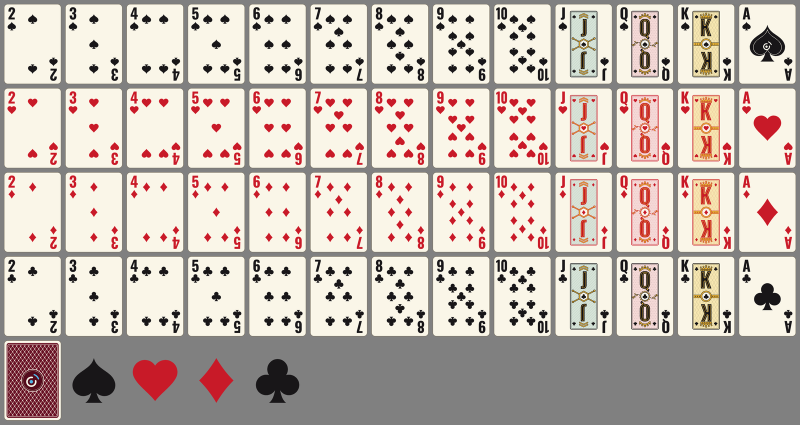
#> input picture art/cards/classic/_sheet.png, 1600 x 849 px, found by its file name (shown at 1/2 size)
$ python make_board_art.py
#> lines starting #> are read from the running program, lines starting #| are printed output that depends on the picture; after the words box and inside, x2 and y2 are one past the last pixel; in counts of white or black regions, pixels touching at a corner belong together
"""The pieces of the board games as the board window draws them (boards and dice design §7,
the design canvas's boards).

    python -I tools/make_board_art.py [--skill DIR] [--stalker-from DIR] [--discs-from DIR]

classic: models/src/sprites.py renders every piece from its model onto a clear ground,
art/pieces/classic/<face>.png, 128 px. The canvas draws them as they are, with a soft
shadow under each (CSS drop-shadow 0 5px 4px, 55% black): each picture gets its shadow
beside it, `<face>_s` -- its outline in black, blurred -- which the window lays five units
lower, under the piece.

stalker: the trilogy's figurines (design §15) as the canvas draws them "at the table": from
behind (`<face>_rear`, your own) and from the front (`<face>_front`, the other side's), at
half the pictures the canvas was given (204 x 357 -> 102 x 179: a figure stands at most
110 units high in a window of 1080 rows), each with its shadow (`_s`; CSS drop-shadow
0 4px 3px, 60%). Copied into art/pieces/stalker from the research tools' renders when
--stalker-from names them.

discs_stalker: the stalker draughts (design words 30 to 32): a rookie's face on the white
disc, a bandit's on the black, and the other side of each -- an experienced stalker (Wolf
of Clear Sky, Mace of Call of Pripyat), a bandit veteran -- at 128 px, each with its shadow.
Copied into art/discs/stalker from --discs-from.

Each set is packed with the dayz-modding skill's build_imageset.py (ImageToPAA beside) into
art/pieces/ozg_<set>_ca.png, OpenZone_Games/gui/imagesets/ozg_<set>.imageset and the .paa.
"""
import argparse
import json
import os
import shutil
import subprocess
import sys
import tempfile

from PIL import Image, ImageFilter

HERE = os.path.dirname(os.path.abspath(__file__))
REPO = os.path.dirname(HERE)
SKILL = os.path.join(os.path.expanduser("~"), ".claude", "skills", "dayz-modding")
LANCZOS = Image.Resampling.LANCZOS
FIGURE = (102, 179)
VIEWS = ("front", "rear")
FACES = ("wK", "wQ", "wR", "wB", "wN", "wP", "bK", "bQ", "bR", "bB", "bN", "bP")
DISCS = {"white_piece": "disc_white_piece.png", "white_king_cs": "disc_white_king_cs.png",
         "white_king_cop": "disc_white_king_cop.png", "black_piece": "disc_black_piece.png",
         "black_king": "disc_black_king.png"}


def shadow(img, sigma_px, alpha):
    """The picture's outline in black, blurred by `sigma_px`, at `alpha` -- what a CSS
    drop-shadow lays under it (without the offset, which the window adds)."""
#> called with sigma_px = 2.42, alpha = 0.55
    a = img.getchannel("A").point(lambda v: int(v * alpha))
#> a: PIL image 1600x849 L; every value is 140
    pad = int(sigma_px * 3) + 1
    big = Image.new("L", (img.width + 2 * pad, img.height + 2 * pad), 0)
#> big: PIL image 1616x865 L; every value is 0
    big.paste(a, (pad, pad))
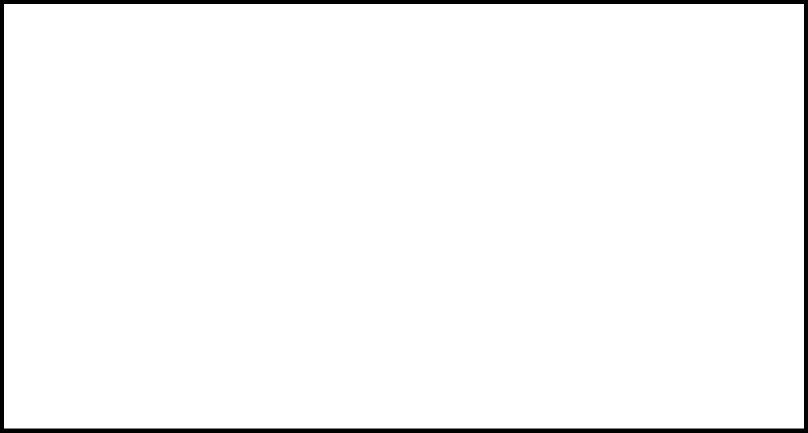
#> big: PIL image 1616x865 L (shown at 1/2 size); values 0 (black) and 140 (white), 97.2% white; 1 black region, box (x1, y1, x2, y2) and area: (0, 0, 1616, 865) 39440
    big = big.filter(ImageFilter.GaussianBlur(sigma_px))
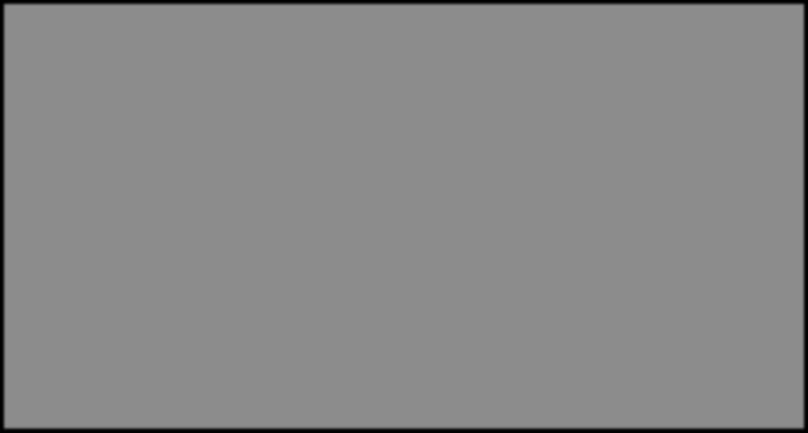
#> big: PIL image 1616x865 L (shown at 1/2 size); min 0, max 140, mean 136
    a = big.crop((pad, pad, pad + img.width, pad + img.height))
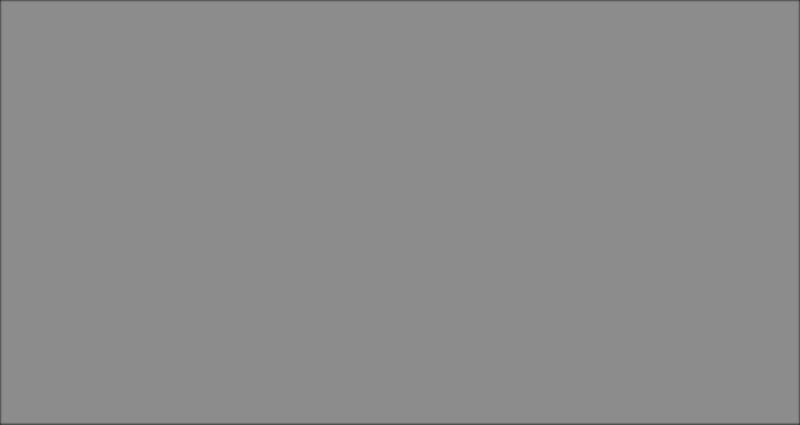
#> a: PIL image 1600x849 L (shown at 1/2 size); min 47, max 140, mean 139.5
    out = Image.new("RGBA", img.size, (0, 0, 0, 0))
#> out: PIL image 1600x849 RGBA; every value is 0
    out.putalpha(a)
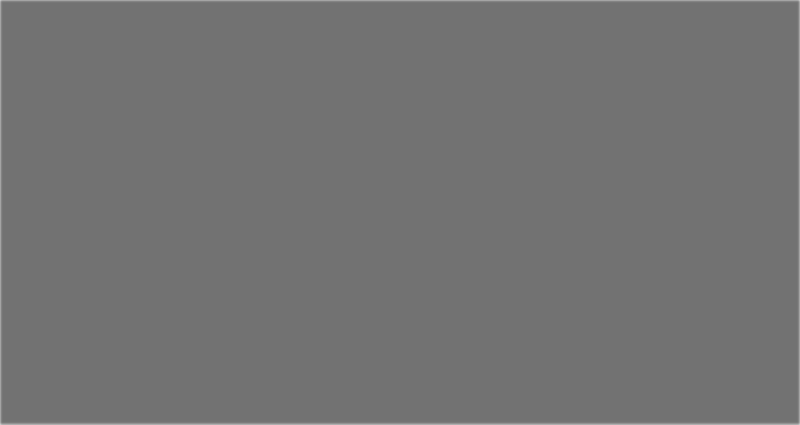
#> out: PIL image 1600x849 RGBA (shown at 1/2 size); mean R, G, B, A 0, 0, 0, 139.5; transparent parts drawn white
    return out


def pack(name, stage, skill):
    """build_imageset.py over the staged pictures, the results into the repository."""
    with tempfile.TemporaryDirectory() as tmp:
        out = os.path.join(tmp, "out")
        packer = os.path.join(skill, "scripts", "build_imageset.py")
#> (the run stopped early here; a loop or call above may not have finished)
